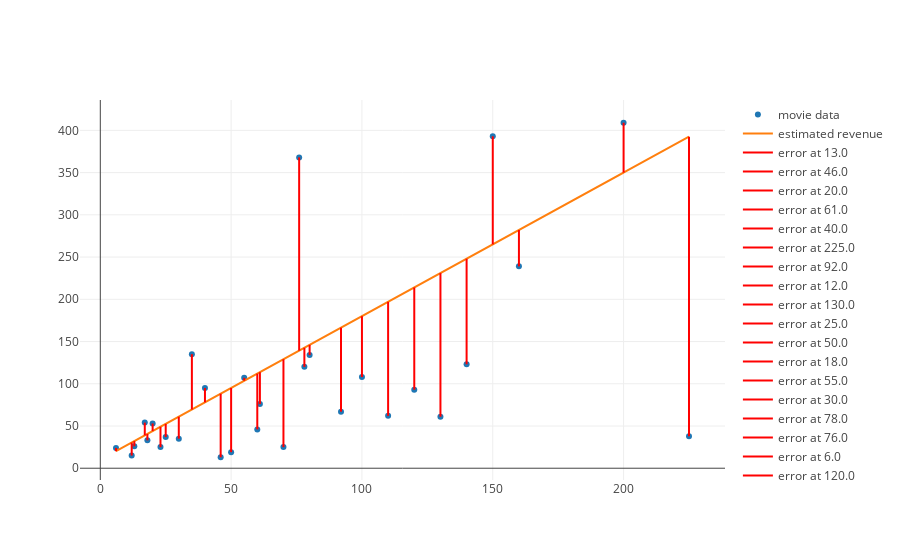

Here is the notebook cell this chart was saved with:
### Code cell
from plotly.offline import iplot, init_notebook_mode
init_notebook_mode(connected=True)

from graph import trace_values, m_b_trace, plot

if x_values and y_values:
    movies_trace = trace_values(x_values, y_values, text=titles, name='movie data')
    regression_trace = m_b_trace(1.7, 10, x_values, name='estimated revenue')
    plot([movies_trace, regression_trace, *errors_for_regression])

### Figure 1 — Plotly figure (JSON) as saved in the notebook; plotly's stock layout.template omitted (floating-point values rounded to 4 significant figures)
{"data": [{"mode": "markers", "name": "movie data", "text": ["21 &amp; Over", "Dredd 3D", "12 Years a Slave", "2 Guns", "42", "47 Ronin", "A Good Day to Die Hard", "About Time", "After Earth", "August: Osage County", "Beautiful Creatures", "Blue Jasmine", "Captain Phillips", "Carrie", "Cloudy with a Chance of Meatballs 2", "Despicable Me 2", "Don Jon", "Elysium", "Ender&#39;s Game", "Epic", "Escape Plan", "Evil Dead", "Fast and Furious 6", "Frozen", "G.I. Joe: Retaliation", "Gangster Squad", "Grown Ups", "Her", "Identity Thief", "Iron Man 3"], "type": "scatter", "uid": "d25eb4d4-a456-11e9-8188-7f24dad9517e", "x": [13, 46, 20, 61, 40, 225, 92, 12, 130, 25, 50, 18, 55, 30, 78, 76, 6, 120, 110, 100, 70, 17, 160, 150, 140, 60, 80, 23, 35, 200], "y": [26, 13, 53, 76, 95, 38, 67, 15, 61, 37, 19, 33, 107, 35, 120, 368, 24, 93, 62, 108, 25, 54, 239, 393, 123, 46, 134, 25, 135, 409]}, {"mode": "lines", "name": "estimated revenue", "type": "scatter", "uid": "d25eb63c-a456-11e9-8188-7f24dad9517e", "x": [13, 46, 20, 61, 40, 225, 92, 12, 130, 25, 50, 18, 55, 30, 78, 76, 6, 120, 110, 100, 70, 17, 160, 150, 140, 60, 80, 23, 35, 200], "y": [32.1, 88.2, 44, 113.7, 78, 392.5, 166.4, 30.4, 231, 52.5, 95, 40.6, 103.5, 61, 142.6, 139.2, 20.2, 214, 197, 180, 129, 38.9, 282, 265, 248, 112, 146, 49.1, 69.5, 350]}, {"marker": {"color": "red"}, "mode": "lines", "name": "error at 13.0", "type": "scatter", "uid": "d25eb6fa-a456-11e9-8188-7f24dad9517e", "x": [13, 13], "y": [26, 32.1]}, {"marker": {"color": "red"}, "mode": "lines", "name": "error at 46.0", "type": "scatter", "uid": "d25eb79a-a456-11e9-8188-7f24dad9517e", "x": [46, 46], "y": [13, 88.2]}, {"marker": {"color": "red"}, "mode": "lines", "name": "error at 20.0", "type": "scatter", "uid": "d25eb830-a456-11e9-8188-7f24dad9517e", "x": [20, 20], "y": [53, 44]}, {"marker": {"color": "red"}, "mode": "lines", "name": "error at 61.0", "type": "scatter", "uid": "d25eb8bc-a456-11e9-8188-7f24dad9517e", "x": [61, 61], "y": [76, 113.7]}, {"marker": {"color": "red"}, "mode": "lines", "name": "error at 40.0", "type": "scatter", "uid": "d25eb952-a456-11e9-8188-7f24dad9517e", "x": [40, 40], "y": [95, 78]}, {"marker": {"color": "red"}, "mode": "lines", "name": "error at 225.0", "type": "scatter", "uid": "d25eb9e8-a456-11e9-8188-7f24dad9517e", "x": [225, 225], "y": [38, 392.5]}, {"marker": {"color": "red"}, "mode": "lines", "name": "error at 92.0", "type": "scatter", "uid": "d25eba74-a456-11e9-8188-7f24dad9517e", "x": [92, 92], "y": [67, 166.4]}, {"marker": {"color": "red"}, "mode": "lines", "name": "error at 12.0", "type": "scatter", "uid": "d25ebb0a-a456-11e9-8188-7f24dad9517e", "x": [12, 12], "y": [15, 30.4]}, {"marker": {"color": "red"}, "mode": "lines", "name": "error at 130.0", "type": "scatter", "uid": "d25ebb96-a456-11e9-8188-7f24dad9517e", "x": [130, 130], "y": [61, 231]}, {"marker": {"color": "red"}, "mode": "lines", "name": "error at 25.0", "type": "scatter", "uid": "d25ebc22-a456-11e9-8188-7f24dad9517e", "x": [25, 25], "y": [37, 52.5]}, {"marker": {"color": "red"}, "mode": "lines", "name": "error at 50.0", "type": "scatter", "uid": "d25ebcb8-a456-11e9-8188-7f24dad9517e", "x": [50, 50], "y": [19, 95]}, {"marker": {"color": "red"}, "mode": "lines", "name": "error at 18.0", "type": "scatter", "uid": "d25ebd44-a456-11e9-8188-7f24dad9517e", "x": [18, 18], "y": [33, 40.6]}, {"marker": {"color": "red"}, "mode": "lines", "name": "error at 55.0", "type": "scatter", "uid": "d25ebdd0-a456-11e9-8188-7f24dad9517e", "x": [55, 55], "y": [107, 103.5]}, {"marker": {"color": "red"}, "mode": "lines", "name": "error at 30.0", "type": "scatter", "uid": "d25ebe5c-a456-11e9-8188-7f24dad9517e", "x": [30, 30], "y": [35, 61]}, {"marker": {"color": "red"}, "mode": "lines", "name": "error at 78.0", "type": "scatter", "uid": "d25ebee8-a456-11e9-8188-7f24dad9517e", "x": [78, 78], "y": [120, 142.6]}, {"marker": {"color": "red"}, "mode": "lines", "name": "error at 76.0", "type": "scatter", "uid": "d25ebf74-a456-11e9-8188-7f24dad9517e", "x": [76, 76], "y": [368, 139.2]}, {"marker": {"color": "red"}, "mode": "lines", "name": "error at 6.0", "type": "scatter", "uid": "d25ec000-a456-11e9-8188-7f24dad9517e", "x": [6, 6], "y": [24, 20.2]}, {"marker": {"color": "red"}, "mode": "lines", "name": "error at 120.0", "type": "scatter", "uid": "d25ec082-a456-11e9-8188-7f24dad9517e", "x": [120, 120], "y": [93, 214]}, {"marker": {"color": "red"}, "mode": "lines", "name": "error at 110.0", "type": "scatter", "uid": "d25ec10e-a456-11e9-8188-7f24dad9517e", "x": [110, 110], "y": [62, 197]}, {"marker": {"color": "red"}, "mode": "lines", "name": "error at 100.0", "type": "scatter", "uid": "d25ec190-a456-11e9-8188-7f24dad9517e", "x": [100, 100], "y": [108, 180]}, {"marker": {"color": "red"}, "mode": "lines", "name": "error at 70.0", "type": "scatter", "uid": "d25ec212-a456-11e9-8188-7f24dad9517e", "x": [70, 70], "y": [25, 129]}, {"marker": {"color": "red"}, "mode": "lines", "name": "error at 17.0", "type": "scatter", "uid": "d25ec294-a456-11e9-8188-7f24dad9517e", "x": [17, 17], "y": [54, 38.9]}, {"marker": {"color": "red"}, "mode": "lines", "name": "error at 160.0", "type": "scatter", "uid": "d25ec320-a456-11e9-8188-7f24dad9517e", "x": [160, 160], "y": [239, 282]}, {"marker": {"color": "red"}, "mode": "lines", "name": "error at 150.0", "type": "scatter", "uid": "d25ec3a2-a456-11e9-8188-7f24dad9517e", "x": [150, 150], "y": [393, 265]}, {"marker": {"color": "red"}, "mode": "lines", "name": "error at 140.0", "type": "scatter", "uid": "d25ec41a-a456-11e9-8188-7f24dad9517e", "x": [140, 140], "y": [123, 248]}, {"marker": {"color": "red"}, "mode": "lines", "name": "error at 60.0", "type": "scatter", "uid": "d25ec49c-a456-11e9-8188-7f24dad9517e", "x": [60, 60], "y": [46, 112]}, {"marker": {"color": "red"}, "mode": "lines", "name": "error at 80.0", "type": "scatter", "uid": "d25ec51e-a456-11e9-8188-7f24dad9517e", "x": [80, 80], "y": [134, 146]}, {"marker": {"color": "red"}, "mode": "lines", "name": "error at 23.0", "type": "scatter", "uid": "d25ec5a0-a456-11e9-8188-7f24dad9517e", "x": [23, 23], "y": [25, 49.1]}, {"marker": {"color": "red"}, "mode": "lines", "name": "error at 35.0", "type": "scatter", "uid": "d25ec618-a456-11e9-8188-7f24dad9517e", "x": [35, 35], "y": [135, 69.5]}, {"marker": {"color": "red"}, "mode": "lines", "name": "error at 200.0", "type": "scatter", "uid": "d25ec69a-a456-11e9-8188-7f24dad9517e", "x": [200, 200], "y": [409, 350]}], "layout": {}}
